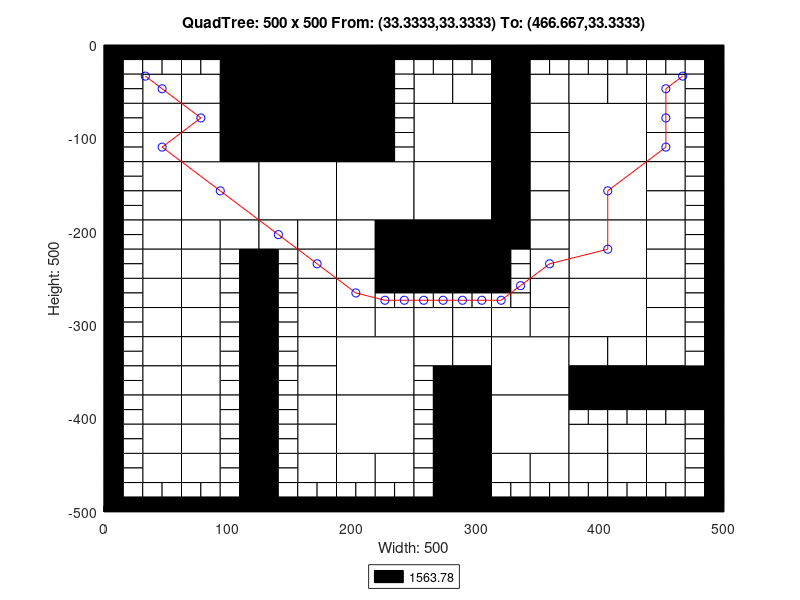

This chart was generated by the following MATLAB code:
axis([0 500 -500 0]);
title('QuadTree: 500 x 500 From: (33.3333,33.3333) To: (466.667,33.3333)');
xlabel('Width: 500');
ylabel('Height: 500');
rectangle('Position',[125 -62.5 62.5 62.5], 'FaceColor',[0 0 0]);
rectangle('Position',[125 -125 62.5 62.5], 'FaceColor',[0 0 0]);
rectangle('Position',[62.5 -187.5 62.5 62.5], 'FaceColor',[1 1 1]);
rectangle('Position',[125 -187.5 62.5 62.5], 'FaceColor',[1 1 1]);
rectangle('Position',[187.5 -187.5 62.5 62.5], 'FaceColor',[1 1 1]);
rectangle('Position',[250 -125 62.5 62.5], 'FaceColor',[1 1 1]);
rectangle('Position',[375 -125 62.5 62.5], 'FaceColor',[1 1 1]);
rectangle('Position',[250 -187.5 62.5 62.5], 'FaceColor',[1 1 1]);
rectangle('Position',[250 -250 62.5 62.5], 'FaceColor',[0 0 0]);
rectangle('Position',[375 -187.5 62.5 62.5], 'FaceColor',[1 1 1]);
rectangle('Position',[375 -250 62.5 62.5], 'FaceColor',[1 1 1]);
rectangle('Position',[187.5 -375 62.5 62.5], 'FaceColor',[1 1 1]);
rectangle('Position',[187.5 -437.5 62.5 62.5], 'FaceColor',[1 1 1]);
rectangle('Position',[312.5 -375 62.5 62.5], 'FaceColor',[1 1 1]);
rectangle('Position',[375 -312.5 62.5 62.5], 'FaceColor',[1 1 1]);
rectangle('Position',[312.5 -437.5 62.5 62.5], 'FaceColor',[1 1 1]);
rectangle('Position',[31.25 -62.5 31.25 31.25], 'FaceColor',[1 1 1]);
rectangle('Position',[93.75 -31.25 31.25 31.25], 'FaceColor',[0 0 0]);
rectangle('Position',[62.5 -62.5 31.25 31.25], 'FaceColor',[1 1 1]);
rectangle('Position',[93.75 -62.5 31.25 31.25], 'FaceColor',[0 0 0]);
rectangle('Position',[31.25 -93.75 31.25 31.25], 'FaceColor',[1 1 1]);
rectangle('Position',[31.25 -125 31.25 31.25], 'FaceColor',[1 1 1]);
rectangle('Position',[62.5 -93.75 31.25 31.25], 'FaceColor',[1 1 1]);
rectangle('Position',[93.75 -93.75 31.25 31.25], 'FaceColor',[0 0 0]);
rectangle('Position',[62.5 -125 31.25 31.25], 'FaceColor',[1 1 1]);
rectangle('Position',[93.75 -125 31.25 31.25], 'FaceColor',[0 0 0]);
rectangle('Position',[187.5 -31.25 31.25 31.25], 'FaceColor',[0 0 0]);
rectangle('Position',[187.5 -62.5 31.25 31.25], 'FaceColor',[0 0 0]);
rectangle('Position',[187.5 -93.75 31.25 31.25], 'FaceColor',[0 0 0]);
rectangle('Position',[187.5 -125 31.25 31.25], 'FaceColor',[0 0 0]);
rectangle('Position',[31.25 -156.25 31.25 31.25], 'FaceColor',[1 1 1]);
rectangle('Position',[31.25 -187.5 31.25 31.25], 'FaceColor',[1 1 1]);
rectangle('Position',[31.25 -218.75 31.25 31.25], 'FaceColor',[1 1 1]);
rectangle('Position',[31.25 -250 31.25 31.25], 'FaceColor',[1 1 1]);
rectangle('Position',[62.5 -218.75 31.25 31.25], 'FaceColor',[1 1 1]);
rectangle('Position',[93.75 -218.75 31.25 31.25], 'FaceColor',[1 1 1]);
rectangle('Position',[62.5 -250 31.25 31.25], 'FaceColor',[1 1 1]);
rectangle('Position',[125 -218.75 31.25 31.25], 'FaceColor',[1 1 1]);
rectangle('Position',[156.25 -218.75 31.25 31.25], 'FaceColor',[1 1 1]);
rectangle('Position',[156.25 -250 31.25 31.25], 'FaceColor',[1 1 1]);
rectangle('Position',[187.5 -218.75 31.25 31.25], 'FaceColor',[1 1 1]);
rectangle('Position',[218.75 -218.75 31.25 31.25], 'FaceColor',[0 0 0]);
rectangle('Position',[187.5 -250 31.25 31.25], 'FaceColor',[1 1 1]);
rectangle('Position',[218.75 -250 31.25 31.25], 'FaceColor',[0 0 0]);
rectangle('Position',[250 -62.5 31.25 31.25], 'FaceColor',[1 1 1]);
rectangle('Position',[281.25 -62.5 31.25 31.25], 'FaceColor',[1 1 1]);
rectangle('Position',[312.5 -31.25 31.25 31.25], 'FaceColor',[0 0 0]);
rectangle('Position',[312.5 -62.5 31.25 31.25], 'FaceColor',[0 0 0]);
rectangle('Position',[343.75 -62.5 31.25 31.25], 'FaceColor',[1 1 1]);
rectangle('Position',[312.5 -93.75 31.25 31.25], 'FaceColor',[0 0 0]);
rectangle('Position',[343.75 -93.75 31.25 31.25], 'FaceColor',[1 1 1]);
rectangle('Position',[312.5 -125 31.25 31.25], 'FaceColor',[0 0 0]);
rectangle('Position',[343.75 -125 31.25 31.25], 'FaceColor',[1 1 1]);
rectangle('Position',[375 -62.5 31.25 31.25], 'FaceColor',[1 1 1]);
rectangle('Position',[406.25 -62.5 31.25 31.25], 'FaceColor',[1 1 1]);
rectangle('Position',[437.5 -62.5 31.25 31.25], 'FaceColor',[1 1 1]);
rectangle('Position',[437.5 -93.75 31.25 31.25], 'FaceColor',[1 1 1]);
rectangle('Position',[437.5 -125 31.25 31.25], 'FaceColor',[1 1 1]);
rectangle('Position',[312.5 -156.25 31.25 31.25], 'FaceColor',[0 0 0]);
rectangle('Position',[343.75 -156.25 31.25 31.25], 'FaceColor',[1 1 1]);
rectangle('Position',[312.5 -187.5 31.25 31.25], 'FaceColor',[0 0 0]);
rectangle('Position',[343.75 -187.5 31.25 31.25], 'FaceColor',[1 1 1]);
rectangle('Position',[312.5 -218.75 31.25 31.25], 'FaceColor',[0 0 0]);
rectangle('Position',[343.75 -218.75 31.25 31.25], 'FaceColor',[1 1 1]);
rectangle('Position',[343.75 -250 31.25 31.25], 'FaceColor',[1 1 1]);
rectangle('Position',[437.5 -156.25 31.25 31.25], 'FaceColor',[1 1 1]);
rectangle('Position',[437.5 -187.5 31.25 31.25], 'FaceColor',[1 1 1]);
rectangle('Position',[437.5 -218.75 31.25 31.25], 'FaceColor',[1 1 1]);
rectangle('Position',[437.5 -250 31.25 31.25], 'FaceColor',[1 1 1]);
rectangle('Position',[31.25 -281.25 31.25 31.25], 'FaceColor',[1 1 1]);
rectangle('Position',[31.25 -312.5 31.25 31.25], 'FaceColor',[1 1 1]);
rectangle('Position',[62.5 -281.25 31.25 31.25], 'FaceColor',[1 1 1]);
rectangle('Position',[62.5 -312.5 31.25 31.25], 'FaceColor',[1 1 1]);
rectangle('Position',[31.25 -343.75 31.25 31.25], 'FaceColor',[1 1 1]);
rectangle('Position',[31.25 -375 31.25 31.25], 'FaceColor',[1 1 1]);
rectangle('Position',[62.5 -343.75 31.25 31.25], 'FaceColor',[1 1 1]);
rectangle('Position',[62.5 -375 31.25 31.25], 'FaceColor',[1 1 1]);
rectangle('Position',[156.25 -281.25 31.25 31.25], 'FaceColor',[1 1 1]);
rectangle('Position',[156.25 -312.5 31.25 31.25], 'FaceColor',[1 1 1]);
rectangle('Position',[187.5 -281.25 31.25 31.25], 'FaceColor',[1 1 1]);
rectangle('Position',[187.5 -312.5 31.25 31.25], 'FaceColor',[1 1 1]);
rectangle('Position',[218.75 -312.5 31.25 31.25], 'FaceColor',[1 1 1]);
rectangle('Position',[156.25 -343.75 31.25 31.25], 'FaceColor',[1 1 1]);
rectangle('Position',[156.25 -375 31.25 31.25], 'FaceColor',[1 1 1]);
rectangle('Position',[31.25 -406.25 31.25 31.25], 'FaceColor',[1 1 1]);
rectangle('Position',[31.25 -437.5 31.25 31.25], 'FaceColor',[1 1 1]);
rectangle('Position',[62.5 -406.25 31.25 31.25], 'FaceColor',[1 1 1]);
rectangle('Position',[62.5 -437.5 31.25 31.25], 'FaceColor',[1 1 1]);
rectangle('Position',[31.25 -468.75 31.25 31.25], 'FaceColor',[1 1 1]);
rectangle('Position',[62.5 -468.75 31.25 31.25], 'FaceColor',[1 1 1]);
rectangle('Position',[156.25 -406.25 31.25 31.25], 'FaceColor',[1 1 1]);
rectangle('Position',[156.25 -437.5 31.25 31.25], 'FaceColor',[1 1 1]);
rectangle('Position',[156.25 -468.75 31.25 31.25], 'FaceColor',[1 1 1]);
rectangle('Position',[187.5 -468.75 31.25 31.25], 'FaceColor',[1 1 1]);
rectangle('Position',[218.75 -468.75 31.25 31.25], 'FaceColor',[1 1 1]);
rectangle('Position',[250 -312.5 31.25 31.25], 'FaceColor',[1 1 1]);
rectangle('Position',[281.25 -312.5 31.25 31.25], 'FaceColor',[1 1 1]);
rectangle('Position',[343.75 -281.25 31.25 31.25], 'FaceColor',[1 1 1]);
rectangle('Position',[312.5 -312.5 31.25 31.25], 'FaceColor',[1 1 1]);
rectangle('Position',[343.75 -312.5 31.25 31.25], 'FaceColor',[1 1 1]);
rectangle('Position',[250 -343.75 31.25 31.25], 'FaceColor',[1 1 1]);
rectangle('Position',[281.25 -343.75 31.25 31.25], 'FaceColor',[1 1 1]);
rectangle('Position',[281.25 -375 31.25 31.25], 'FaceColor',[0 0 0]);
rectangle('Position',[437.5 -281.25 31.25 31.25], 'FaceColor',[1 1 1]);
rectangle('Position',[437.5 -312.5 31.25 31.25], 'FaceColor',[1 1 1]);
rectangle('Position',[375 -343.75 31.25 31.25], 'FaceColor',[1 1 1]);
rectangle('Position',[406.25 -343.75 31.25 31.25], 'FaceColor',[1 1 1]);
rectangle('Position',[375 -375 31.25 31.25], 'FaceColor',[0 0 0]);
rectangle('Position',[406.25 -375 31.25 31.25], 'FaceColor',[0 0 0]);
rectangle('Position',[437.5 -343.75 31.25 31.25], 'FaceColor',[1 1 1]);
rectangle('Position',[437.5 -375 31.25 31.25], 'FaceColor',[0 0 0]);
rectangle('Position',[468.75 -375 31.25 31.25], 'FaceColor',[0 0 0]);
rectangle('Position',[281.25 -406.25 31.25 31.25], 'FaceColor',[0 0 0]);
rectangle('Position',[281.25 -437.5 31.25 31.25], 'FaceColor',[0 0 0]);
rectangle('Position',[281.25 -468.75 31.25 31.25], 'FaceColor',[0 0 0]);
rectangle('Position',[281.25 -500 31.25 31.25], 'FaceColor',[0 0 0]);
rectangle('Position',[312.5 -468.75 31.25 31.25], 'FaceColor',[1 1 1]);
rectangle('Position',[343.75 -468.75 31.25 31.25], 'FaceColor',[1 1 1]);
rectangle('Position',[375 -437.5 31.25 31.25], 'FaceColor',[1 1 1]);
rectangle('Position',[406.25 -437.5 31.25 31.25], 'FaceColor',[1 1 1]);
rectangle('Position',[437.5 -437.5 31.25 31.25], 'FaceColor',[1 1 1]);
rectangle('Position',[375 -468.75 31.25 31.25], 'FaceColor',[1 1 1]);
rectangle('Position',[406.25 -468.75 31.25 31.25], 'FaceColor',[1 1 1]);
rectangle('Position',[437.5 -468.75 31.25 31.25], 'FaceColor',[1 1 1]);
rectangle('Position',[0 -15.625 15.625 15.625], 'FaceColor',[0 0 0]);
rectangle('Position',[15.625 -15.625 15.625 15.625], 'FaceColor',[0 0 0]);
rectangle('Position',[0 -31.25 15.625 15.625], 'FaceColor',[0 0 0]);
rectangle('Position',[15.625 -31.25 15.625 15.625], 'FaceColor',[1 1 1]);
rectangle('Position',[31.25 -15.625 15.625 15.625], 'FaceColor',[0 0 0]);
rectangle('Position',[46.875 -15.625 15.625 15.625], 'FaceColor',[0 0 0]);
rectangle('Position',[31.25 -31.25 15.625 15.625], 'FaceColor',[1 1 1]);
rectangle('Position',[46.875 -31.25 15.625 15.625], 'FaceColor',[1 1 1]);
rectangle('Position',[0 -46.875 15.625 15.625], 'FaceColor',[0 0 0]);
rectangle('Position',[15.625 -46.875 15.625 15.625], 'FaceColor',[1 1 1]);
rectangle('Position',[0 -62.5 15.625 15.625], 'FaceColor',[0 0 0]);
rectangle('Position',[15.625 -62.5 15.625 15.625], 'FaceColor',[1 1 1]);
rectangle('Position',[62.5 -15.625 15.625 15.625], 'FaceColor',[0 0 0]);
rectangle('Position',[78.125 -15.625 15.625 15.625], 'FaceColor',[0 0 0]);
rectangle('Position',[62.5 -31.25 15.625 15.625], 'FaceColor',[1 1 1]);
rectangle('Position',[78.125 -31.25 15.625 15.625], 'FaceColor',[1 1 1]);
rectangle('Position',[0 -78.125 15.625 15.625], 'FaceColor',[0 0 0]);
rectangle('Position',[15.625 -78.125 15.625 15.625], 'FaceColor',[1 1 1]);
rectangle('Position',[0 -93.75 15.625 15.625], 'FaceColor',[0 0 0]);
rectangle('Position',[15.625 -93.75 15.625 15.625], 'FaceColor',[1 1 1]);
rectangle('Position',[0 -109.375 15.625 15.625], 'FaceColor',[0 0 0]);
rectangle('Position',[15.625 -109.375 15.625 15.625], 'FaceColor',[1 1 1]);
rectangle('Position',[0 -125 15.625 15.625], 'FaceColor',[0 0 0]);
rectangle('Position',[15.625 -125 15.625 15.625], 'FaceColor',[1 1 1]);
rectangle('Position',[218.75 -15.625 15.625 15.625], 'FaceColor',[0 0 0]);
rectangle('Position',[234.375 -15.625 15.625 15.625], 'FaceColor',[0 0 0]);
rectangle('Position',[218.75 -31.25 15.625 15.625], 'FaceColor',[0 0 0]);
rectangle('Position',[234.375 -31.25 15.625 15.625], 'FaceColor',[1 1 1]);
rectangle('Position',[218.75 -46.875 15.625 15.625], 'FaceColor',[0 0 0]);
rectangle('Position',[234.375 -46.875 15.625 15.625], 'FaceColor',[1 1 1]);
rectangle('Position',[218.75 -62.5 15.625 15.625], 'FaceColor',[0 0 0]);
rectangle('Position',[234.375 -62.5 15.625 15.625], 'FaceColor',[1 1 1]);
rectangle('Position',[218.75 -78.125 15.625 15.625], 'FaceColor',[0 0 0]);
rectangle('Position',[234.375 -78.125 15.625 15.625], 'FaceColor',[1 1 1]);
rectangle('Position',[218.75 -93.75 15.625 15.625], 'FaceColor',[0 0 0]);
rectangle('Position',[234.375 -93.75 15.625 15.625], 'FaceColor',[1 1 1]);
rectangle('Position',[218.75 -109.375 15.625 15.625], 'FaceColor',[0 0 0]);
rectangle('Position',[234.375 -109.375 15.625 15.625], 'FaceColor',[1 1 1]);
rectangle('Position',[218.75 -125 15.625 15.625], 'FaceColor',[0 0 0]);
rectangle('Position',[234.375 -125 15.625 15.625], 'FaceColor',[1 1 1]);
rectangle('Position',[0 -140.625 15.625 15.625], 'FaceColor',[0 0 0]);
rectangle('Position',[15.625 -140.625 15.625 15.625], 'FaceColor',[1 1 1]);
rectangle('Position',[0 -156.25 15.625 15.625], 'FaceColor',[0 0 0]);
rectangle('Position',[15.625 -156.25 15.625 15.625], 'FaceColor',[1 1 1]);
rectangle('Position',[0 -171.875 15.625 15.625], 'FaceColor',[0 0 0]);
rectangle('Position',[15.625 -171.875 15.625 15.625], 'FaceColor',[1 1 1]);
rectangle('Position',[0 -187.5 15.625 15.625], 'FaceColor',[0 0 0]);
rectangle('Position',[15.625 -187.5 15.625 15.625], 'FaceColor',[1 1 1]);
rectangle('Position',[0 -203.125 15.625 15.625], 'FaceColor',[0 0 0]);
rectangle('Position',[15.625 -203.125 15.625 15.625], 'FaceColor',[1 1 1]);
rectangle('Position',[0 -218.75 15.625 15.625], 'FaceColor',[0 0 0]);
rectangle('Position',[15.625 -218.75 15.625 15.625], 'FaceColor',[1 1 1]);
rectangle('Position',[0 -234.375 15.625 15.625], 'FaceColor',[0 0 0]);
rectangle('Position',[15.625 -234.375 15.625 15.625], 'FaceColor',[1 1 1]);
rectangle('Position',[0 -250 15.625 15.625], 'FaceColor',[0 0 0]);
rectangle('Position',[15.625 -250 15.625 15.625], 'FaceColor',[1 1 1]);
rectangle('Position',[93.75 -234.375 15.625 15.625], 'FaceColor',[1 1 1]);
rectangle('Position',[109.375 -234.375 15.625 15.625], 'FaceColor',[0 0 0]);
rectangle('Position',[93.75 -250 15.625 15.625], 'FaceColor',[1 1 1]);
rectangle('Position',[109.375 -250 15.625 15.625], 'FaceColor',[0 0 0]);
rectangle('Position',[125 -234.375 15.625 15.625], 'FaceColor',[0 0 0]);
rectangle('Position',[140.625 -234.375 15.625 15.625], 'FaceColor',[1 1 1]);
rectangle('Position',[125 -250 15.625 15.625], 'FaceColor',[0 0 0]);
rectangle('Position',[140.625 -250 15.625 15.625], 'FaceColor',[1 1 1]);
rectangle('Position',[250 -15.625 15.625 15.625], 'FaceColor',[0 0 0]);
rectangle('Position',[265.625 -15.625 15.625 15.625], 'FaceColor',[0 0 0]);
rectangle('Position',[250 -31.25 15.625 15.625], 'FaceColor',[1 1 1]);
rectangle('Position',[265.625 -31.25 15.625 15.625], 'FaceColor',[1 1 1]);
rectangle('Position',[281.25 -15.625 15.625 15.625], 'FaceColor',[0 0 0]);
rectangle('Position',[296.875 -15.625 15.625 15.625], 'FaceColor',[0 0 0]);
rectangle('Position',[281.25 -31.25 15.625 15.625], 'FaceColor',[1 1 1]);
rectangle('Position',[296.875 -31.25 15.625 15.625], 'FaceColor',[1 1 1]);
rectangle('Position',[343.75 -15.625 15.625 15.625], 'FaceColor',[0 0 0]);
rectangle('Position',[359.375 -15.625 15.625 15.625], 'FaceColor',[0 0 0]);
rectangle('Position',[343.75 -31.25 15.625 15.625], 'FaceColor',[1 1 1]);
rectangle('Position',[359.375 -31.25 15.625 15.625], 'FaceColor',[1 1 1]);
rectangle('Position',[375 -15.625 15.625 15.625], 'FaceColor',[0 0 0]);
rectangle('Position',[390.625 -15.625 15.625 15.625], 'FaceColor',[0 0 0]);
rectangle('Position',[375 -31.25 15.625 15.625], 'FaceColor',[1 1 1]);
rectangle('Position',[390.625 -31.25 15.625 15.625], 'FaceColor',[1 1 1]);
rectangle('Position',[406.25 -15.625 15.625 15.625], 'FaceColor',[0 0 0]);
rectangle('Position',[421.875 -15.625 15.625 15.625], 'FaceColor',[0 0 0]);
rectangle('Position',[406.25 -31.25 15.625 15.625], 'FaceColor',[1 1 1]);
rectangle('Position',[421.875 -31.25 15.625 15.625], 'FaceColor',[1 1 1]);
rectangle('Position',[437.5 -15.625 15.625 15.625], 'FaceColor',[0 0 0]);
rectangle('Position',[453.125 -15.625 15.625 15.625], 'FaceColor',[0 0 0]);
rectangle('Position',[437.5 -31.25 15.625 15.625], 'FaceColor',[1 1 1]);
rectangle('Position',[453.125 -31.25 15.625 15.625], 'FaceColor',[1 1 1]);
rectangle('Position',[468.75 -15.625 15.625 15.625], 'FaceColor',[0 0 0]);
rectangle('Position',[484.375 -15.625 15.625 15.625], 'FaceColor',[0 0 0]);
rectangle('Position',[468.75 -31.25 15.625 15.625], 'FaceColor',[1 1 1]);
rectangle('Position',[484.375 -31.25 15.625 15.625], 'FaceColor',[0 0 0]);
rectangle('Position',[468.75 -46.875 15.625 15.625], 'FaceColor',[1 1 1]);
rectangle('Position',[484.375 -46.875 15.625 15.625], 'FaceColor',[0 0 0]);
rectangle('Position',[468.75 -62.5 15.625 15.625], 'FaceColor',[1 1 1]);
rectangle('Position',[484.375 -62.5 15.625 15.625], 'FaceColor',[0 0 0]);
rectangle('Position',[468.75 -78.125 15.625 15.625], 'FaceColor',[1 1 1]);
rectangle('Position',[484.375 -78.125 15.625 15.625], 'FaceColor',[0 0 0]);
rectangle('Position',[468.75 -93.75 15.625 15.625], 'FaceColor',[1 1 1]);
rectangle('Position',[484.375 -93.75 15.625 15.625], 'FaceColor',[0 0 0]);
rectangle('Position',[468.75 -109.375 15.625 15.625], 'FaceColor',[1 1 1]);
rectangle('Position',[484.375 -109.375 15.625 15.625], 'FaceColor',[0 0 0]);
rectangle('Position',[468.75 -125 15.625 15.625], 'FaceColor',[1 1 1]);
rectangle('Position',[484.375 -125 15.625 15.625], 'FaceColor',[0 0 0]);
rectangle('Position',[312.5 -234.375 15.625 15.625], 'FaceColor',[0 0 0]);
rectangle('Position',[328.125 -234.375 15.625 15.625], 'FaceColor',[1 1 1]);
rectangle('Position',[312.5 -250 15.625 15.625], 'FaceColor',[0 0 0]);
rectangle('Position',[328.125 -250 15.625 15.625], 'FaceColor',[1 1 1]);
rectangle('Position',[468.75 -140.625 15.625 15.625], 'FaceColor',[1 1 1]);
rectangle('Position',[484.375 -140.625 15.625 15.625], 'FaceColor',[0 0 0]);
rectangle('Position',[468.75 -156.25 15.625 15.625], 'FaceColor',[1 1 1]);
rectangle('Position',[484.375 -156.25 15.625 15.625], 'FaceColor',[0 0 0]);
rectangle('Position',[468.75 -171.875 15.625 15.625], 'FaceColor',[1 1 1]);
rectangle('Position',[484.375 -171.875 15.625 15.625], 'FaceColor',[0 0 0]);
rectangle('Position',[468.75 -187.5 15.625 15.625], 'FaceColor',[1 1 1]);
rectangle('Position',[484.375 -187.5 15.625 15.625], 'FaceColor',[0 0 0]);
rectangle('Position',[468.75 -203.125 15.625 15.625], 'FaceColor',[1 1 1]);
rectangle('Position',[484.375 -203.125 15.625 15.625], 'FaceColor',[0 0 0]);
rectangle('Position',[468.75 -218.75 15.625 15.625], 'FaceColor',[1 1 1]);
rectangle('Position',[484.375 -218.75 15.625 15.625], 'FaceColor',[0 0 0]);
rectangle('Position',[468.75 -234.375 15.625 15.625], 'FaceColor',[1 1 1]);
rectangle('Position',[484.375 -234.375 15.625 15.625], 'FaceColor',[0 0 0]);
rectangle('Position',[468.75 -250 15.625 15.625], 'FaceColor',[1 1 1]);
rectangle('Position',[484.375 -250 15.625 15.625], 'FaceColor',[0 0 0]);
rectangle('Position',[0 -265.625 15.625 15.625], 'FaceColor',[0 0 0]);
rectangle('Position',[15.625 -265.625 15.625 15.625], 'FaceColor',[1 1 1]);
rectangle('Position',[0 -281.25 15.625 15.625], 'FaceColor',[0 0 0]);
rectangle('Position',[15.625 -281.25 15.625 15.625], 'FaceColor',[1 1 1]);
rectangle('Position',[0 -296.875 15.625 15.625], 'FaceColor',[0 0 0]);
rectangle('Position',[15.625 -296.875 15.625 15.625], 'FaceColor',[1 1 1]);
rectangle('Position',[0 -312.5 15.625 15.625], 'FaceColor',[0 0 0]);
rectangle('Position',[15.625 -312.5 15.625 15.625], 'FaceColor',[1 1 1]);
rectangle('Position',[93.75 -265.625 15.625 15.625], 'FaceColor',[1 1 1]);
rectangle('Position',[109.375 -265.625 15.625 15.625], 'FaceColor',[0 0 0]);
rectangle('Position',[93.75 -281.25 15.625 15.625], 'FaceColor',[1 1 1]);
rectangle('Position',[109.375 -281.25 15.625 15.625], 'FaceColor',[0 0 0]);
rectangle('Position',[93.75 -296.875 15.625 15.625], 'FaceColor',[1 1 1]);
rectangle('Position',[109.375 -296.875 15.625 15.625], 'FaceColor',[0 0 0]);
rectangle('Position',[93.75 -312.5 15.625 15.625], 'FaceColor',[1 1 1]);
rectangle('Position',[109.375 -312.5 15.625 15.625], 'FaceColor',[0 0 0]);
rectangle('Position',[0 -328.125 15.625 15.625], 'FaceColor',[0 0 0]);
rectangle('Position',[15.625 -328.125 15.625 15.625], 'FaceColor',[1 1 1]);
rectangle('Position',[0 -343.75 15.625 15.625], 'FaceColor',[0 0 0]);
rectangle('Position',[15.625 -343.75 15.625 15.625], 'FaceColor',[1 1 1]);
rectangle('Position',[0 -359.375 15.625 15.625], 'FaceColor',[0 0 0]);
rectangle('Position',[15.625 -359.375 15.625 15.625], 'FaceColor',[1 1 1]);
rectangle('Position',[0 -375 15.625 15.625], 'FaceColor',[0 0 0]);
rectangle('Position',[15.625 -375 15.625 15.625], 'FaceColor',[1 1 1]);
rectangle('Position',[93.75 -328.125 15.625 15.625], 'FaceColor',[1 1 1]);
rectangle('Position',[109.375 -328.125 15.625 15.625], 'FaceColor',[0 0 0]);
rectangle('Position',[93.75 -343.75 15.625 15.625], 'FaceColor',[1 1 1]);
rectangle('Position',[109.375 -343.75 15.625 15.625], 'FaceColor',[0 0 0]);
rectangle('Position',[93.75 -359.375 15.625 15.625], 'FaceColor',[1 1 1]);
rectangle('Position',[109.375 -359.375 15.625 15.625], 'FaceColor',[0 0 0]);
rectangle('Position',[93.75 -375 15.625 15.625], 'FaceColor',[1 1 1]);
rectangle('Position',[109.375 -375 15.625 15.625], 'FaceColor',[0 0 0]);
rectangle('Position',[125 -265.625 15.625 15.625], 'FaceColor',[0 0 0]);
rectangle('Position',[140.625 -265.625 15.625 15.625], 'FaceColor',[1 1 1]);
rectangle('Position',[125 -281.25 15.625 15.625], 'FaceColor',[0 0 0]);
rectangle('Position',[140.625 -281.25 15.625 15.625], 'FaceColor',[1 1 1]);
rectangle('Position',[125 -296.875 15.625 15.625], 'FaceColor',[0 0 0]);
rectangle('Position',[140.625 -296.875 15.625 15.625], 'FaceColor',[1 1 1]);
rectangle('Position',[125 -312.5 15.625 15.625], 'FaceColor',[0 0 0]);
rectangle('Position',[140.625 -312.5 15.625 15.625], 'FaceColor',[1 1 1]);
rectangle('Position',[218.75 -265.625 15.625 15.625], 'FaceColor',[0 0 0]);
rectangle('Position',[234.375 -265.625 15.625 15.625], 'FaceColor',[0 0 0]);
rectangle('Position',[218.75 -281.25 15.625 15.625], 'FaceColor',[1 1 1]);
rectangle('Position',[234.375 -281.25 15.625 15.625], 'FaceColor',[1 1 1]);
rectangle('Position',[125 -328.125 15.625 15.625], 'FaceColor',[0 0 0]);
rectangle('Position',[140.625 -328.125 15.625 15.625], 'FaceColor',[1 1 1]);
rectangle('Position',[125 -343.75 15.625 15.625], 'FaceColor',[0 0 0]);
rectangle('Position',[140.625 -343.75 15.625 15.625], 'FaceColor',[1 1 1]);
rectangle('Position',[125 -359.375 15.625 15.625], 'FaceColor',[0 0 0]);
rectangle('Position',[140.625 -359.375 15.625 15.625], 'FaceColor',[1 1 1]);
rectangle('Position',[125 -375 15.625 15.625], 'FaceColor',[0 0 0]);
rectangle('Position',[140.625 -375 15.625 15.625], 'FaceColor',[1 1 1]);
rectangle('Position',[0 -390.625 15.625 15.625], 'FaceColor',[0 0 0]);
rectangle('Position',[15.625 -390.625 15.625 15.625], 'FaceColor',[1 1 1]);
rectangle('Position',[0 -406.25 15.625 15.625], 'FaceColor',[0 0 0]);
rectangle('Position',[15.625 -406.25 15.625 15.625], 'FaceColor',[1 1 1]);
rectangle('Position',[0 -421.875 15.625 15.625], 'FaceColor',[0 0 0]);
rectangle('Position',[15.625 -421.875 15.625 15.625], 'FaceColor',[1 1 1]);
rectangle('Position',[0 -437.5 15.625 15.625], 'FaceColor',[0 0 0]);
rectangle('Position',[15.625 -437.5 15.625 15.625], 'FaceColor',[1 1 1]);
rectangle('Position',[93.75 -390.625 15.625 15.625], 'FaceColor',[1 1 1]);
rectangle('Position',[109.375 -390.625 15.625 15.625], 'FaceColor',[0 0 0]);
rectangle('Position',[93.75 -406.25 15.625 15.625], 'FaceColor',[1 1 1]);
rectangle('Position',[109.375 -406.25 15.625 15.625], 'FaceColor',[0 0 0]);
rectangle('Position',[93.75 -421.875 15.625 15.625], 'FaceColor',[1 1 1]);
rectangle('Position',[109.375 -421.875 15.625 15.625], 'FaceColor',[0 0 0]);
rectangle('Position',[93.75 -437.5 15.625 15.625], 'FaceColor',[1 1 1]);
rectangle('Position',[109.375 -437.5 15.625 15.625], 'FaceColor',[0 0 0]);
rectangle('Position',[0 -453.125 15.625 15.625], 'FaceColor',[0 0 0]);
rectangle('Position',[15.625 -453.125 15.625 15.625], 'FaceColor',[1 1 1]);
rectangle('Position',[0 -468.75 15.625 15.625], 'FaceColor',[0 0 0]);
rectangle('Position',[15.625 -468.75 15.625 15.625], 'FaceColor',[1 1 1]);
rectangle('Position',[0 -484.375 15.625 15.625], 'FaceColor',[0 0 0]);
rectangle('Position',[15.625 -484.375 15.625 15.625], 'FaceColor',[1 1 1]);
rectangle('Position',[0 -500 15.625 15.625], 'FaceColor',[0 0 0]);
rectangle('Position',[15.625 -500 15.625 15.625], 'FaceColor',[0 0 0]);
rectangle('Position',[31.25 -484.375 15.625 15.625], 'FaceColor',[1 1 1]);
rectangle('Position',[46.875 -484.375 15.625 15.625], 'FaceColor',[1 1 1]);
rectangle('Position',[31.25 -500 15.625 15.625], 'FaceColor',[0 0 0]);
rectangle('Position',[46.875 -500 15.625 15.625], 'FaceColor',[0 0 0]);
rectangle('Position',[93.75 -453.125 15.625 15.625], 'FaceColor',[1 1 1]);
rectangle('Position',[109.375 -453.125 15.625 15.625], 'FaceColor',[0 0 0]);
rectangle('Position',[93.75 -468.75 15.625 15.625], 'FaceColor',[1 1 1]);
rectangle('Position',[109.375 -468.75 15.625 15.625], 'FaceColor',[0 0 0]);
rectangle('Position',[62.5 -484.375 15.625 15.625], 'FaceColor',[1 1 1]);
rectangle('Position',[78.125 -484.375 15.625 15.625], 'FaceColor',[1 1 1]);
rectangle('Position',[62.5 -500 15.625 15.625], 'FaceColor',[0 0 0]);
rectangle('Position',[78.125 -500 15.625 15.625], 'FaceColor',[0 0 0]);
rectangle('Position',[93.75 -484.375 15.625 15.625], 'FaceColor',[1 1 1]);
rectangle('Position',[109.375 -484.375 15.625 15.625], 'FaceColor',[0 0 0]);
rectangle('Position',[93.75 -500 15.625 15.625], 'FaceColor',[0 0 0]);
rectangle('Position',[109.375 -500 15.625 15.625], 'FaceColor',[0 0 0]);
rectangle('Position',[125 -390.625 15.625 15.625], 'FaceColor',[0 0 0]);
rectangle('Position',[140.625 -390.625 15.625 15.625], 'FaceColor',[1 1 1]);
rectangle('Position',[125 -406.25 15.625 15.625], 'FaceColor',[0 0 0]);
rectangle('Position',[140.625 -406.25 15.625 15.625], 'FaceColor',[1 1 1]);
rectangle('Position',[125 -421.875 15.625 15.625], 'FaceColor',[0 0 0]);
rectangle('Position',[140.625 -421.875 15.625 15.625], 'FaceColor',[1 1 1]);
rectangle('Position',[125 -437.5 15.625 15.625], 'FaceColor',[0 0 0]);
rectangle('Position',[140.625 -437.5 15.625 15.625], 'FaceColor',[1 1 1]);
rectangle('Position',[125 -453.125 15.625 15.625], 'FaceColor',[0 0 0]);
rectangle('Position',[140.625 -453.125 15.625 15.625], 'FaceColor',[1 1 1]);
rectangle('Position',[125 -468.75 15.625 15.625], 'FaceColor',[0 0 0]);
rectangle('Position',[140.625 -468.75 15.625 15.625], 'FaceColor',[1 1 1]);
rectangle('Position',[125 -484.375 15.625 15.625], 'FaceColor',[0 0 0]);
rectangle('Position',[140.625 -484.375 15.625 15.625], 'FaceColor',[1 1 1]);
rectangle('Position',[125 -500 15.625 15.625], 'FaceColor',[0 0 0]);
rectangle('Position',[140.625 -500 15.625 15.625], 'FaceColor',[0 0 0]);
rectangle('Position',[156.25 -484.375 15.625 15.625], 'FaceColor',[1 1 1]);
rectangle('Position',[171.875 -484.375 15.625 15.625], 'FaceColor',[1 1 1]);
rectangle('Position',[156.25 -500 15.625 15.625], 'FaceColor',[0 0 0]);
rectangle('Position',[171.875 -500 15.625 15.625], 'FaceColor',[0 0 0]);
rectangle('Position',[187.5 -484.375 15.625 15.625], 'FaceColor',[1 1 1]);
rectangle('Position',[203.125 -484.375 15.625 15.625], 'FaceColor',[1 1 1]);
rectangle('Position',[187.5 -500 15.625 15.625], 'FaceColor',[0 0 0]);
rectangle('Position',[203.125 -500 15.625 15.625], 'FaceColor',[0 0 0]);
rectangle('Position',[218.75 -484.375 15.625 15.625], 'FaceColor',[1 1 1]);
rectangle('Position',[234.375 -484.375 15.625 15.625], 'FaceColor',[1 1 1]);
rectangle('Position',[218.75 -500 15.625 15.625], 'FaceColor',[0 0 0]);
rectangle('Position',[234.375 -500 15.625 15.625], 'FaceColor',[0 0 0]);
rectangle('Position',[250 -265.625 15.625 15.625], 'FaceColor',[0 0 0]);
rectangle('Position',[265.625 -265.625 15.625 15.625], 'FaceColor',[0 0 0]);
rectangle('Position',[250 -281.25 15.625 15.625], 'FaceColor',[1 1 1]);
rectangle('Position',[265.625 -281.25 15.625 15.625], 'FaceColor',[1 1 1]);
rectangle('Position',[281.25 -265.625 15.625 15.625], 'FaceColor',[0 0 0]);
rectangle('Position',[296.875 -265.625 15.625 15.625], 'FaceColor',[0 0 0]);
rectangle('Position',[281.25 -281.25 15.625 15.625], 'FaceColor',[1 1 1]);
rectangle('Position',[296.875 -281.25 15.625 15.625], 'FaceColor',[1 1 1]);
rectangle('Position',[312.5 -265.625 15.625 15.625], 'FaceColor',[0 0 0]);
rectangle('Position',[328.125 -265.625 15.625 15.625], 'FaceColor',[1 1 1]);
rectangle('Position',[312.5 -281.25 15.625 15.625], 'FaceColor',[1 1 1]);
rectangle('Position',[328.125 -281.25 15.625 15.625], 'FaceColor',[1 1 1]);
rectangle('Position',[250 -359.375 15.625 15.625], 'FaceColor',[1 1 1]);
rectangle('Position',[265.625 -359.375 15.625 15.625], 'FaceColor',[0 0 0]);
rectangle('Position',[250 -375 15.625 15.625], 'FaceColor',[1 1 1]);
rectangle('Position',[265.625 -375 15.625 15.625], 'FaceColor',[0 0 0]);
rectangle('Position',[468.75 -265.625 15.625 15.625], 'FaceColor',[1 1 1]);
rectangle('Position',[484.375 -265.625 15.625 15.625], 'FaceColor',[0 0 0]);
rectangle('Position',[468.75 -281.25 15.625 15.625], 'FaceColor',[1 1 1]);
rectangle('Position',[484.375 -281.25 15.625 15.625], 'FaceColor',[0 0 0]);
rectangle('Position',[468.75 -296.875 15.625 15.625], 'FaceColor',[1 1 1]);
rectangle('Position',[484.375 -296.875 15.625 15.625], 'FaceColor',[0 0 0]);
rectangle('Position',[468.75 -312.5 15.625 15.625], 'FaceColor',[1 1 1]);
rectangle('Position',[484.375 -312.5 15.625 15.625], 'FaceColor',[0 0 0]);
rectangle('Position',[468.75 -328.125 15.625 15.625], 'FaceColor',[1 1 1]);
rectangle('Position',[484.375 -328.125 15.625 15.625], 'FaceColor',[0 0 0]);
rectangle('Position',[468.75 -343.75 15.625 15.625], 'FaceColor',[1 1 1]);
rectangle('Position',[484.375 -343.75 15.625 15.625], 'FaceColor',[0 0 0]);
rectangle('Position',[250 -390.625 15.625 15.625], 'FaceColor',[1 1 1]);
rectangle('Position',[265.625 -390.625 15.625 15.625], 'FaceColor',[0 0 0]);
rectangle('Position',[250 -406.25 15.625 15.625], 'FaceColor',[1 1 1]);
rectangle('Position',[265.625 -406.25 15.625 15.625], 'FaceColor',[0 0 0]);
rectangle('Position',[250 -421.875 15.625 15.625], 'FaceColor',[1 1 1]);
rectangle('Position',[265.625 -421.875 15.625 15.625], 'FaceColor',[0 0 0]);
rectangle('Position',[250 -437.5 15.625 15.625], 'FaceColor',[1 1 1]);
rectangle('Position',[265.625 -437.5 15.625 15.625], 'FaceColor',[0 0 0]);
rectangle('Position',[250 -453.125 15.625 15.625], 'FaceColor',[1 1 1]);
rectangle('Position',[265.625 -453.125 15.625 15.625], 'FaceColor',[0 0 0]);
rectangle('Position',[250 -468.75 15.625 15.625], 'FaceColor',[1 1 1]);
rectangle('Position',[265.625 -468.75 15.625 15.625], 'FaceColor',[0 0 0]);
rectangle('Position',[250 -484.375 15.625 15.625], 'FaceColor',[1 1 1]);
rectangle('Position',[265.625 -484.375 15.625 15.625], 'FaceColor',[0 0 0]);
rectangle('Position',[250 -500 15.625 15.625], 'FaceColor',[0 0 0]);
rectangle('Position',[265.625 -500 15.625 15.625], 'FaceColor',[0 0 0]);
rectangle('Position',[312.5 -484.375 15.625 15.625], 'FaceColor',[1 1 1]);
rectangle('Position',[328.125 -484.375 15.625 15.625], 'FaceColor',[1 1 1]);
rectangle('Position',[312.5 -500 15.625 15.625], 'FaceColor',[0 0 0]);
rectangle('Position',[328.125 -500 15.625 15.625], 'FaceColor',[0 0 0]);
rectangle('Position',[343.75 -484.375 15.625 15.625], 'FaceColor',[1 1 1]);
rectangle('Position',[359.375 -484.375 15.625 15.625], 'FaceColor',[1 1 1]);
rectangle('Position',[343.75 -500 15.625 15.625], 'FaceColor',[0 0 0]);
rectangle('Position',[359.375 -500 15.625 15.625], 'FaceColor',[0 0 0]);
rectangle('Position',[375 -390.625 15.625 15.625], 'FaceColor',[0 0 0]);
rectangle('Position',[390.625 -390.625 15.625 15.625], 'FaceColor',[0 0 0]);
rectangle('Position',[375 -406.25 15.625 15.625], 'FaceColor',[1 1 1]);
rectangle('Position',[390.625 -406.25 15.625 15.625], 'FaceColor',[1 1 1]);
rectangle('Position',[406.25 -390.625 15.625 15.625], 'FaceColor',[0 0 0]);
rectangle('Position',[421.875 -390.625 15.625 15.625], 'FaceColor',[0 0 0]);
rectangle('Position',[406.25 -406.25 15.625 15.625], 'FaceColor',[1 1 1]);
rectangle('Position',[421.875 -406.25 15.625 15.625], 'FaceColor',[1 1 1]);
rectangle('Position',[437.5 -390.625 15.625 15.625], 'FaceColor',[0 0 0]);
rectangle('Position',[453.125 -390.625 15.625 15.625], 'FaceColor',[0 0 0]);
rectangle('Position',[437.5 -406.25 15.625 15.625], 'FaceColor',[1 1 1]);
rectangle('Position',[453.125 -406.25 15.625 15.625], 'FaceColor',[1 1 1]);
rectangle('Position',[468.75 -390.625 15.625 15.625], 'FaceColor',[0 0 0]);
rectangle('Position',[484.375 -390.625 15.625 15.625], 'FaceColor',[0 0 0]);
rectangle('Position',[468.75 -406.25 15.625 15.625], 'FaceColor',[1 1 1]);
rectangle('Position',[484.375 -406.25 15.625 15.625], 'FaceColor',[0 0 0]);
rectangle('Position',[468.75 -421.875 15.625 15.625], 'FaceColor',[1 1 1]);
rectangle('Position',[484.375 -421.875 15.625 15.625], 'FaceColor',[0 0 0]);
rectangle('Position',[468.75 -437.5 15.625 15.625], 'FaceColor',[1 1 1]);
rectangle('Position',[484.375 -437.5 15.625 15.625], 'FaceColor',[0 0 0]);
rectangle('Position',[375 -484.375 15.625 15.625], 'FaceColor',[1 1 1]);
rectangle('Position',[390.625 -484.375 15.625 15.625], 'FaceColor',[1 1 1]);
rectangle('Position',[375 -500 15.625 15.625], 'FaceColor',[0 0 0]);
rectangle('Position',[390.625 -500 15.625 15.625], 'FaceColor',[0 0 0]);
rectangle('Position',[406.25 -484.375 15.625 15.625], 'FaceColor',[1 1 1]);
rectangle('Position',[421.875 -484.375 15.625 15.625], 'FaceColor',[1 1 1]);
rectangle('Position',[406.25 -500 15.625 15.625], 'FaceColor',[0 0 0]);
rectangle('Position',[421.875 -500 15.625 15.625], 'FaceColor',[0 0 0]);
rectangle('Position',[468.75 -453.125 15.625 15.625], 'FaceColor',[1 1 1]);
rectangle('Position',[484.375 -453.125 15.625 15.625], 'FaceColor',[0 0 0]);
rectangle('Position',[468.75 -468.75 15.625 15.625], 'FaceColor',[1 1 1]);
rectangle('Position',[484.375 -468.75 15.625 15.625], 'FaceColor',[0 0 0]);
rectangle('Position',[437.5 -484.375 15.625 15.625], 'FaceColor',[1 1 1]);
rectangle('Position',[453.125 -484.375 15.625 15.625], 'FaceColor',[1 1 1]);
rectangle('Position',[437.5 -500 15.625 15.625], 'FaceColor',[0 0 0]);
rectangle('Position',[453.125 -500 15.625 15.625], 'FaceColor',[0 0 0]);
rectangle('Position',[468.75 -484.375 15.625 15.625], 'FaceColor',[1 1 1]);
rectangle('Position',[484.375 -484.375 15.625 15.625], 'FaceColor',[0 0 0]);
rectangle('Position',[468.75 -500 15.625 15.625], 'FaceColor',[0 0 0]);
rectangle('Position',[484.375 -500 15.625 15.625], 'FaceColor',[0 0 0]);
X=[466.667,453.125,453.125,453.125,406.25,406.25,359.375,335.938,320.312,304.688,289.062,273.438,257.812,242.188,226.562,203.125,171.875,140.625,93.75,46.875,78.125,46.875,33.3333];
Y=[-33.3333,-46.875,-78.125,-109.375,-156.25,-218.75,-234.375,-257.812,-273.438,-273.438,-273.438,-273.438,-273.438,-273.438,-273.438,-265.625,-234.375,-203.125,-156.25,-109.375,-78.125,-46.875,-33.3333];
hold on;
plot(X,Y,'r');
plot(X,Y,'bo');
legend('1563.78','Location','southoutside');
